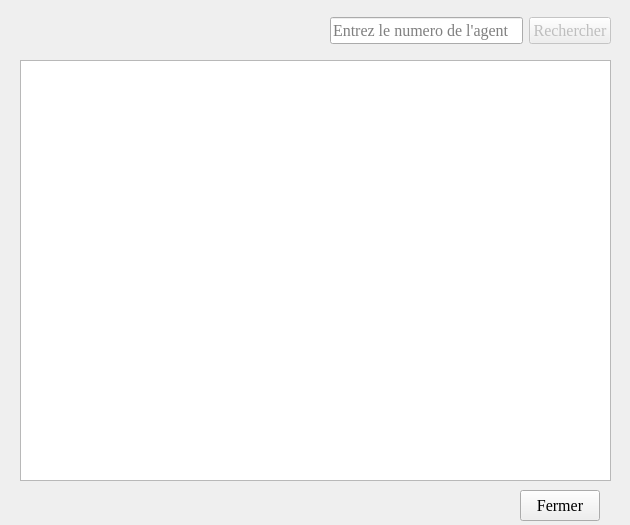
<?xml version="1.0" encoding="UTF-8"?>
<ui version="4.0">
 <class>infogeneralutilisateurs</class>
 <widget class="QWidget" name="infogeneralutilisateurs">
  <property name="geometry">
   <rect>
    <x>0</x>
    <y>0</y>
    <width>630</width>
    <height>525</height>
   </rect>
  </property>
  <property name="windowTitle">
   <string>Form</string>
  </property>
  <widget class="QWidget" name="horizontalLayoutWidget">
   <property name="geometry">
    <rect>
     <x>330</x>
     <y>10</y>
     <width>281</width>
     <height>41</height>
    </rect>
   </property>
   <layout class="QHBoxLayout" name="layoutrechagent">
    <item>
     <widget class="QLineEdit" name="lineEdit">
      <property name="font">
       <font>
        <family>Times New Roman</family>
        <pointsize>12</pointsize>
       </font>
      </property>
      <property name="placeholderText">
       <string>Entrez le numero de l'agent</string>
      </property>
     </widget>
    </item>
    <item>
     <widget class="QPushButton" name="pushButton_2">
      <property name="enabled">
       <bool>false</bool>
      </property>
      <property name="font">
       <font>
        <family>Times New Roman</family>
        <pointsize>12</pointsize>
       </font>
      </property>
      <property name="text">
       <string>Rechercher</string>
      </property>
     </widget>
    </item>
   </layout>
  </widget>
  <widget class="QPushButton" name="bntanrech">
   <property name="geometry">
    <rect>
     <x>520</x>
     <y>490</y>
     <width>80</width>
     <height>31</height>
    </rect>
   </property>
   <property name="font">
    <font>
     <family>Times New Roman</family>
     <pointsize>12</pointsize>
    </font>
   </property>
   <property name="text">
    <string>Fermer</string>
   </property>
  </widget>
  <widget class="QTreeView" name="treeView">
   <property name="geometry">
    <rect>
     <x>20</x>
     <y>60</y>
     <width>591</width>
     <height>421</height>
    </rect>
   </property>
  </widget>
 </widget>
 <resources/>
 <connections/>
</ui>
